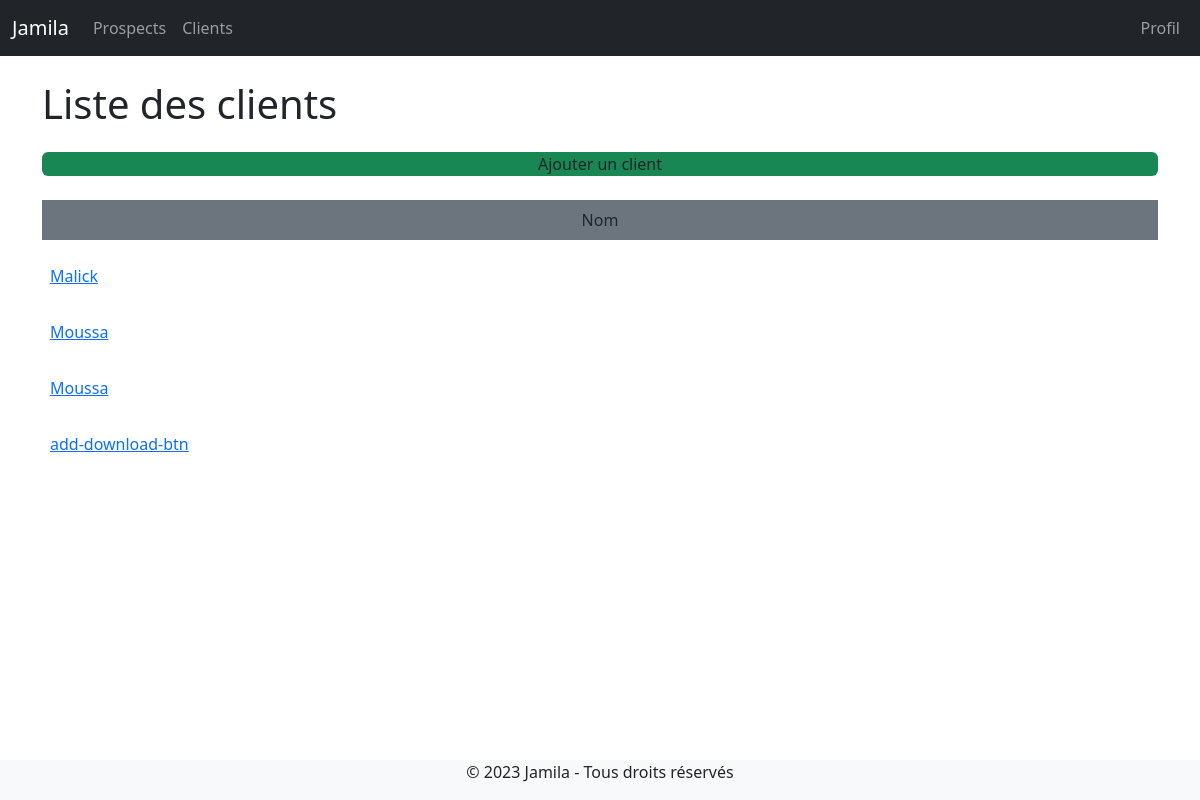
Page /client/ (signed in) on the committed database.
### client/models.py (models this page shows, shortened)
class Client(models.Model):
    team=models.ForeignKey(Team, related_name='teams', on_delete=models.CASCADE)
    name = models.CharField(max_length=255)
    email = models.EmailField()
    description = models.TextField(blank=True, null=True)
    created_by = models.ForeignKey(User, related_name='clients', on_delete=models.CASCADE)
    created_at = models.DateTimeField(auto_now_add=True)
    modified_at = models.DateTimeField(auto_now=True)
    class Meta:
        ordering= ('name',)

### client/views.py (the view)
# urls.py: path("", views.clients_list, name="clients_list"),
@login_required
def clients_list(request):
    clients= Client.objects.filter(created_by=request.user)
    return render(request, 'clients_list.html', {'clients':clients})

### client/templates/clients_list.html
{% extends 'base.html' %}
{% block content %}
    <div class="py-6 px-6">
        <h1 class="text-xl">Liste des clients</h1>
        <a class="nav-link bg-success w-100 rounded text-center fs-6 mt-4" href="{% url 'client:clients_add' %}">
            <span>Ajouter un client</span>
        </a>
        {% if clients %}
            <div class="d-flex justify-content-between mt-4">
                <p class="py-2 px-2 bg-secondary text-center fs-6 font-semibold w-100">Nom</p>
            </div>
         {% for client in clients %}
            <div class="d-flex justify-content-between {% cycle 'bg-gray-100' 'bg-white' %}">
                <p class="py-2 px-2 w-full"><a href=" {% url 'client:clients_detail' client.id %} " >{{ client.name }}</a></p>
            </div>
        {% endfor %}
        {% else %}
        <p class="mt-4"> Il n y a pas de client dans la base de données ...</p>
        {% endif%}
    </div>
{% endblock %}

### rows in the picture
Client: name "Malick"
Client: name "Moussa"
Client: name "Moussa"
Client: name "add-download-btn"
